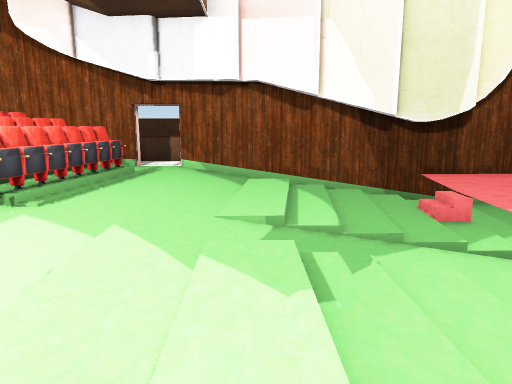
View 1 (above)

16 first-person views from a walk through a scene from a Unity 3-D project. The camera is 1.4 m above the floor, tilts 10° down and sees 70° across. The floor is counted in squares, 1 m on a side. Each view is taken from the middle of a square. On the plan, view 1 faces up. The plan holds only what a view shows up to about 16 squares ahead; the rest is blank. The place goes on beyond the plan. Door leaves are left out, so doorways stand open. Some surface patterns are stand-ins.

View 2
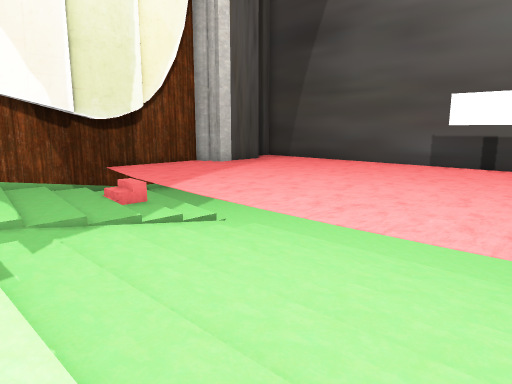

View 3
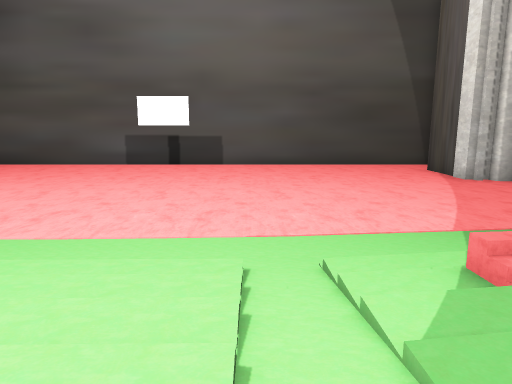

View 4
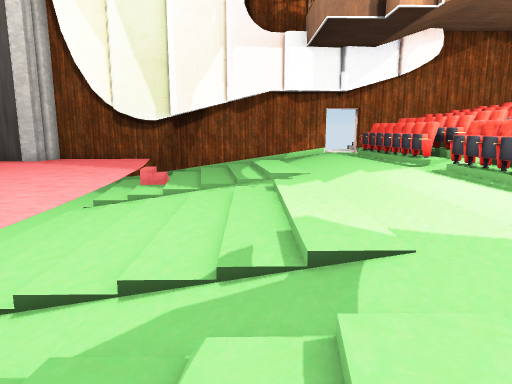

View 5
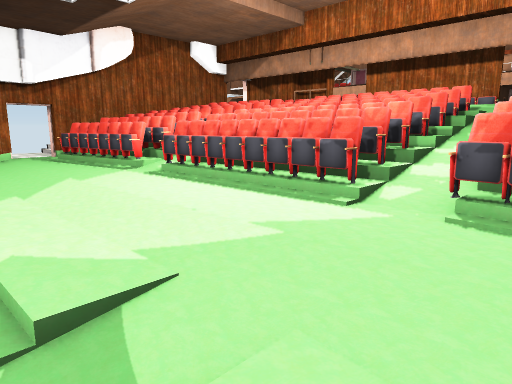

View 6
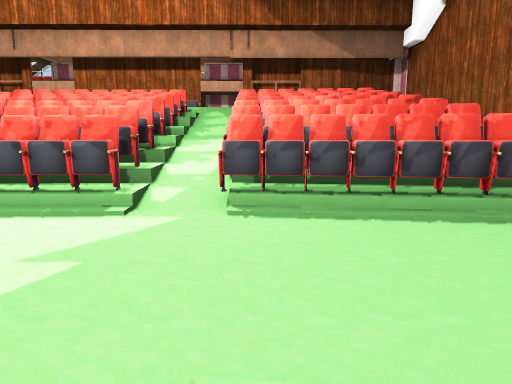

View 7
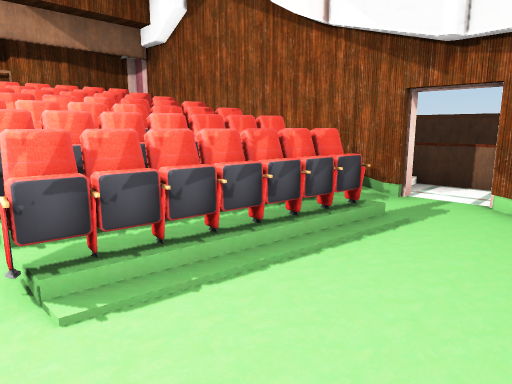

View 8
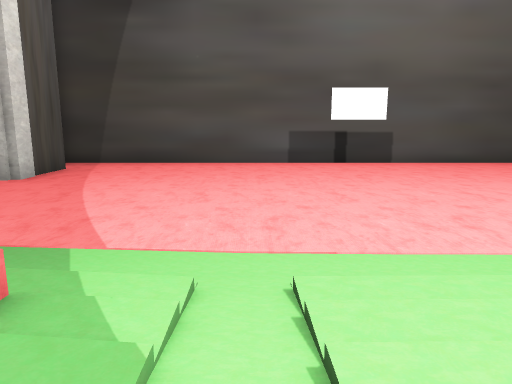

View 9
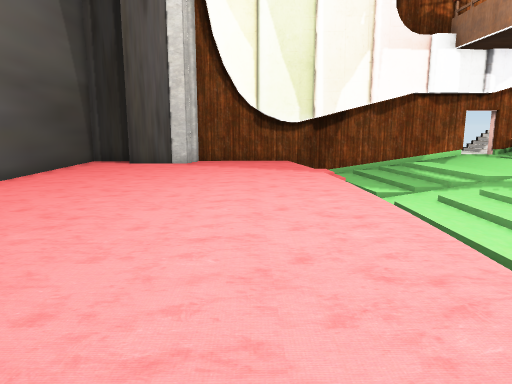

View 10
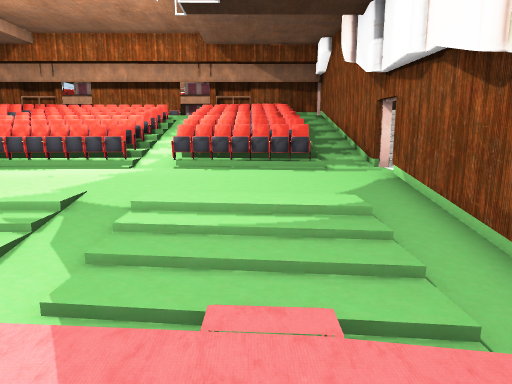

View 11
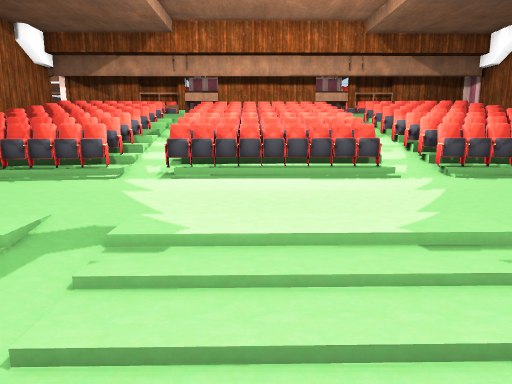

View 12
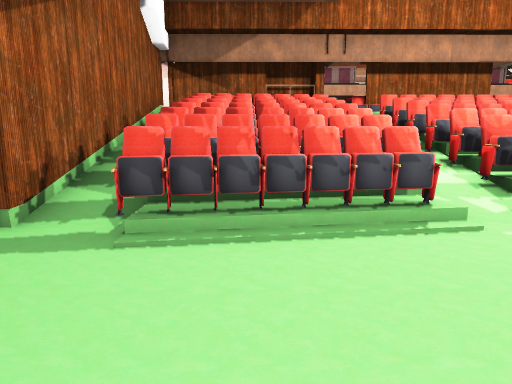

View 13
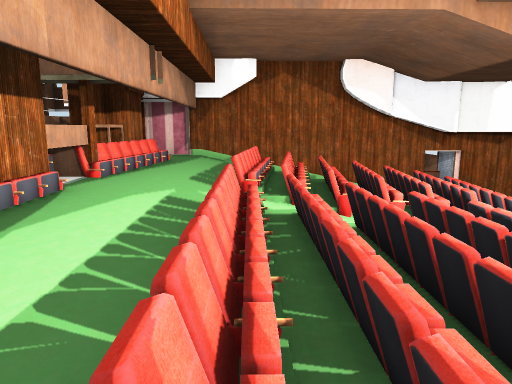

View 14
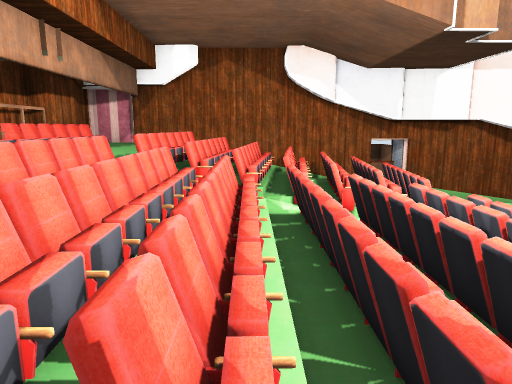

View 15
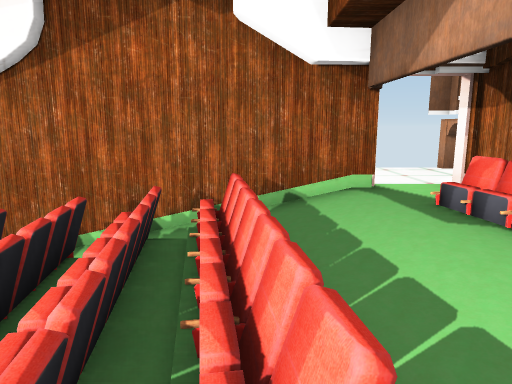

View 16
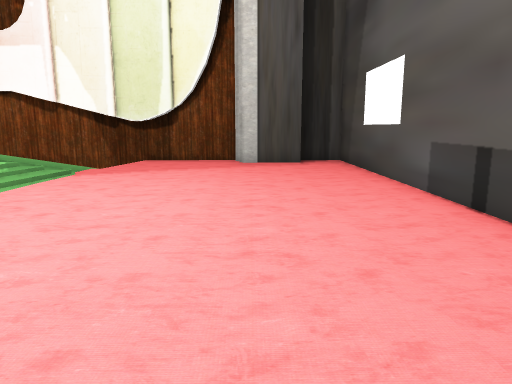

### Floor plan
Key: @ floor where view 1 was taken; # wall or solid block; . main floor; : floor 0.25 m higher than the main floor; - floor 0.5 m lower than the main floor; _ floor 0.75 m lower than the main floor; + floor 1 m higher than the main floor; * floor 1.5 m higher than the main floor; % floor 1.75 m higher than the main floor; & floor 2 m higher than the main floor; / step, stairs or slope; D open door; = window, fence, low wall or low ledge.
Columns run from 14 left of view 1 to 14 right of it. Each row starts with its distance up from view 1.
 14             #
 13         ///:#
 12 DD#  ##DDDDD############  ###
 11 #&####+///::://///_=...####.#
 10 #&#% //////::///////........#
  9 ###%=====#=::../////........#
  8  ##%=====#=::..////.........#
  7   #%====##=::..////.........#
  6   #%====##=::..////.........#
  5   #%//////::://///_.........#
  4   #%=======::..///-.........#
  3   #%====#==::..///-.........#
  2   #%====*#=::..///-.......#.#
  1   #%=%%==#=::..///-.........#
  0   #%==%==##::.@///-.........#
 -1    %==/==##::./////.........#
 -2    %///////::./////.........#
 -3    %=======::../////........#
 -4   #%=======::../////........#
 -5   #%====###=:../////........#
 -6   #%====###=:../////........#
 -7   #%*==## #=://     ....###.#
 -8   ####### #DD############ ###

Positions as (right, up) in squares from view 1, and headings:
1: (0, 0), facing up
2: (0, -1), facing up-right
3: (0, -1), facing right
4: (1, 8), facing down
5: (1, 7), facing down-left
6: (1, 6), facing left
7: (-1, 5), facing up-left
8: (1, 5), facing right
9: (7, 8), facing down
10: (7, 8), facing left
11: (5, 1), facing left
12: (1, -5), facing left
13: (-10, -2), facing up
14: (-8, -2), facing up
15: (-10, -2), facing down
16: (10, -4), facing up
